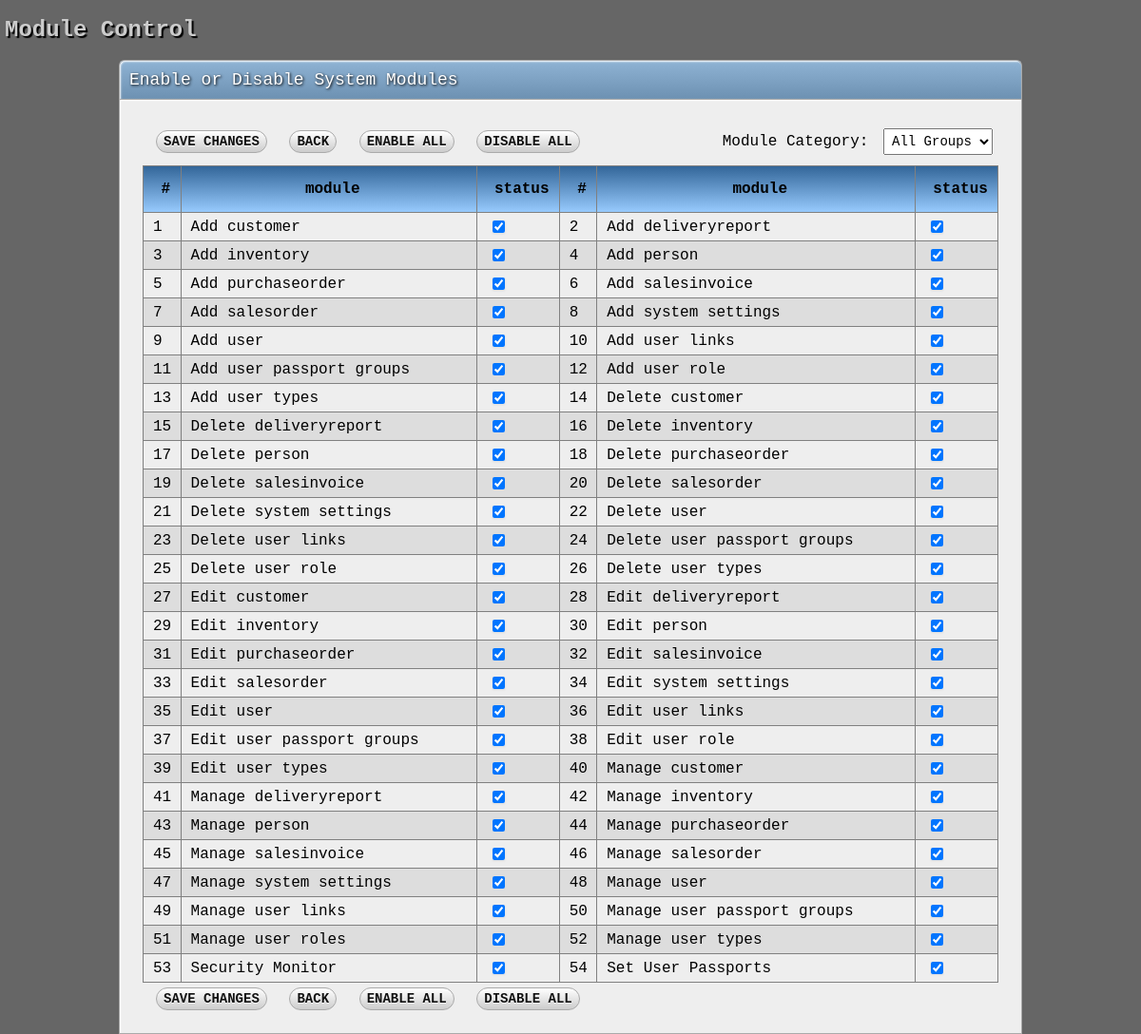
Page /htdocs/ITrack/sysadmin/module_control.php (signed in) on the committed database.
### tables this page shows
CREATE TABLE IF NOT EXISTS `user_links` (
  `link_id` int(11) NOT NULL AUTO_INCREMENT,
  `name` varchar(255) NOT NULL,
  `target` varchar(255) NOT NULL,
  `descriptive_title` varchar(255) NOT NULL,
  `description` text NOT NULL,
  `passport_group_id` int(11) NOT NULL,
  `show_in_tasklist` varchar(255) NOT NULL,
  `status` varchar(255) NOT NULL,
  `icon` varchar(255) NOT NULL,
  PRIMARY KEY (`link_id`)
);

### htdocs/ITrack/core/data_abstraction_class.php (called while the page is built, shortened)
<?php
class data_abstraction
{
    var $mysqli='';
    var $db_host='localhost';
    var $db_user='root';
    var $db_pass='';
    var $db_use='itrack';
    var $query='';
    var $connection_exists=FALSE;
    var $tables='';
    var $selected_fields='';
    var $values='';
    var $where_clause='';
    var $order_clause='';
    var $query_type='SELECT';
    function close_db()
    {
        if($this->mysqli)
        {
            $this->connection_exists = FALSE;
        }
    }
    function connect_db()
    {
        $this->mysqli = new mysqli($this->db_host,$this->db_user,$this->db_pass,$this->db_use);
        $this->connection_exists = TRUE;
        return $this->mysqli;
    }
    function execute_query($query='')
    {
        if($this->connection_exists == FALSE)
        {
            $this->mysqli = $this->connect_DB();
            $this->mysqli->real_query("SET NAMES 'utf8'");
        }
        $this->mysqli->real_query($this->query) or error_handler('Database error.',$this->mysqli->error);
        if($this->query_type == "SELECT")
        {
            $result = $this->mysqli->store_result();
            $this->num_rows = $result->num_rows;
            return $result;
        }
        elseif($this->query_type == "INSERT")
        {
            $this->auto_id = $this->mysqli->insert_id;
            $this->error = $this->mysqli->error;
        }
        else
        {
            $this->affected_rows = $this->mysqli->affected_rows;
        }
    }
    function make_query($execute=TRUE, $log=TRUE)
    {
        $this->query_type = strtoupper($this->query_type);
        $this->query = $this->query_type . ' ';
        switch($this->query_type)
        {
            case "SELECT":	$this->query .=  $this->selected_fields . ' FROM ' . $this->tables;
                            if($this->where_clause != '') $this->query .= ' WHERE ' . $this->where_clause;
                          	if($this->order_clause != '') $this->query .= ' ORDER BY ' . $this->order_clause;
                            break;
            case "INSERT":	$this->query .= 'INTO ' . $this->tables . '(' .  $this->selected_fields . ') VALUES(' . $this->values . ')';
                            break;
        }
        if($execute)
        {
            $result = $this->execute_query();
        }
        return $result;
    }
    function set_fields($new_fields)
    {
         $this->selected_fields = $new_fields;
    }
    function set_order($new_order_clause)
    {
        $this->order_clause = $new_order_clause;
    }
    function set_query_type($new_query_type)
    {
        $this->query_type = $new_query_type;
    }
    function set_table($new_table)
    {
        $this->tables = $new_table;
    }
    function set_values($new_values)
    {
        $this->values = $new_values;
    }
    function set_where($new_where_clause)
    {
        $this->where_clause = $new_where_clause;
    }
}
?>

### htdocs/ITrack/sysadmin/module_control.php (the view, shortened to what this page needs)
<?php
echo '<div class="container_mid_huge2">
    <fieldset class="top"> Enable or Disable System Modules</fieldset>
    <fieldset class="middle">
    <table class="input_form" width="900">';
echo '<tr><td>';
echo '</td><td align=right>'
?>
    Module Category: <select name="passportGroup" onChange="this.form.submit();">
    <?php
    echo '<option selected>All Groups</option>';
    ?>
    </select>
</td></tr>
<tr>
    <td colspan=2>
        <table border=1 width=900 class="listView">
        <tr class=listRowHead>
            <td>#</td><td>module</td><td>status</td>
            <td>#</td><td>module</td><td>status</td>
        </tr>
<?php
    $a=0;
    $data_con = new data_abstraction;
    $data_con->connect_db();
    $data_con->set_fields('a.link_id, a.descriptive_title as `title`, a.status, b.passport_group');
    $data_con->set_table('user_links a, user_passport_groups b');
    $data_con->set_where("a.passport_group_id = b.passport_group_id AND a.name!='Module Control' $filter");
    $data_con->set_order('a.descriptive_title');
    if($result = $data_con->make_query())
    {
        while($data = $result->fetch_assoc())
        {
            extract($data);
            if($a%4==0) $class='listRowEvenNoHighlight';
            else $class='listRowOddNoHighlight';
            echo "<tr class=$class><td>". ($a+1). "</td><td class=\"listCell\"><label style=\"display: block;\" for=\"checkfield[$link_id]\"> $title</label></td><td>";
            $checked='';
            if($status=="On")
            {
                $checked = 'checked';
            }
            echo "<input type=\"checkbox\" ID=\"checkfield[$link_id]\" name=\"module[]\" value=\"$link_id\" $checked></td>";
            $b=$a+1;
            if($b < $data_con->num_rows)
            {
                $data=$result->fetch_assoc();
                extract($data);
                echo "<td >". ($b+1). "</td><td class=\"listCell\"><label style=\"display: block;\" for=\"checkfield[$link_id]\"> $title</label></td><td>";
                $checked='';
                if($status=="On")
                {
                    $checked = 'checked';
                }
                echo "<input type=\"checkbox\" ID=\"checkfield[$link_id]\" name=\"module[]\" value=\"$link_id\" $checked></td>";
            }
            else
            {
                echo "<td >&nbsp;</td><td >&nbsp;</td><td >&nbsp;</td></tr>" . "\r\n";
            }
            $a+=2;
        }
    }
    else error_handler('Encountered an error while retrieving module list. ', $data_con->error);
?>
        </table>
    </td>
</tr>
<?php
echo '<tr><td>';
echo '</td></tr>';
echo '</table>';
echo '</div>';
?>

### htdocs/ITrack/css/cobalt.css (style rules this page uses)
* { padding: 0; margin: 0; }
body { background-color: #666666; font-family: "Calibri", "Courier New", monospace, sans, verdana; font-size: 16px; margin-right: 0px; margin-left: 0px; margin-top: 0px; margin-bottom: 0px; text-align: left; }
div.container_mid_huge2 { width: 950px; margin: 0 auto; overflow-x:auto; }
fieldset { border-radius: 4px; -moz-border-radius: 4px; -webkit-border-radius: 4px; background: #eee; }
fieldset.top { margin-top: 1em; border-radius: 6px 6px 0 0; -moz-border-radius: 6px 6px 0 0; -webkit-border-radius: 6px 6px 0 0; padding: 10px; border: #aaa solid 1px; border-bottom: none; background: #8fb3d4; background: -webkit-gradient(linear, left top, left bottom, from(#8fb3d4), to(#6d91b2)); background: -moz-linear-gradient(top, #8fb3d4, #6d91b2); background: -o-linear-gradient(top, #8fb3d4, #6d91b2); text-shadow: 1px 1px 3px #000; font-size: 18px; color: #ffffff; -moz-box-shadow: 1px 1px 2px #fff inset; -webkit-box-shadow: 1px 1px 2px #fff inset; box-shadow: 1px 1px 2px #fff inset; }
fieldset.middle { border-radius: 0 0 0 0; -moz-border-radius: 0 0 0 0; -webkit-border-radius: 0 0 0 0; padding: 5px; border: #aaa solid 1px; padding: 1.5em; background: #eee; -moz-box-shadow: 1px 1px 2px #fff inset; -webkit-box-shadow: 1px 1px 2px #fff inset; box-shadow: 1px 1px 2px #fff inset; }
input { font-size : 14px; font-family: "Calibri", "Courier New", monospace; }
input[type=checkbox] { border-radius:5px; -moz-border-radius:5px; -webkit-border-radius:5px; box-shadow:0 1px 2px #ddd; -moz-box-shadow:0 1px 2px #ddd; -webkit-box-shadow:0 1px 2px #ddd; border:1px solid #aaa; color:#000000; padding:4px; margin:6px; }
.listRowEvenNoHighlight { background-color: #eeeeee; }
.listRowHead { background-color: #336699; font-weight: bold; text-align: center; background: -webkit-gradient(linear, left top, left bottom, from(#336699), to(#99ccff)); background: -moz-linear-gradient(top, #336699, #5C85AD); background: -o-linear-gradient(top, #336699, #99ccff); }
.listRowOddNoHighlight { background-color: #dddddd; }
select { font-size: 14px; font-family: "Calibri", "Courier New", monospace; padding: 4px; margin: 6px; }
table { border-collapse: collapse; }
table.input_form td { vertical-align: middle; }
table.listView { margin-top: 5px; margin-bottom: 5px; }
table.listView td { padding: 2px; padding-left: 10px; }
table.listView tr[class=listRowHead] td { padding-top: 15px; padding-bottom: 15px; padding-left: 10px; }

### rows in the picture
user_links: a "1", descriptive_title "Add customer", b "2", user_links.descriptive_title "Add deliveryreport"
user_links: a "3", descriptive_title "Add inventory", b "4", user_links.descriptive_title "Add person"
user_links: a "5", descriptive_title "Add purchaseorder", b "6", user_links.descriptive_title "Add salesinvoice"
user_links: a "7", descriptive_title "Add salesorder", b "8", user_links.descriptive_title "Add system settings"
user_links: a "9", descriptive_title "Add user", b "10", user_links.descriptive_title "Add user links"
user_links: a "11", descriptive_title "Add user passport groups", b "12", user_links.descriptive_title "Add user role"
user_links: a "13", descriptive_title "Add user types", b "14", user_links.descriptive_title "Delete customer"
user_links: a "15", descriptive_title "Delete deliveryreport", b "16", user_links.descriptive_title "Delete inventory"
user_links: a "17", descriptive_title "Delete person", b "18", user_links.descriptive_title "Delete purchaseorder"
user_links: a "19", descriptive_title "Delete salesinvoice", b "20", user_links.descriptive_title "Delete salesorder"
user_links: a "21", descriptive_title "Delete system settings", b "22", user_links.descriptive_title "Delete user"
user_links: a "23", descriptive_title "Delete user links", b "24", user_links.descriptive_title "Delete user passport groups"
user_links: a "25", descriptive_title "Delete user role", b "26", user_links.descriptive_title "Delete user types"
user_links: a "27", descriptive_title "Edit customer", b "28", user_links.descriptive_title "Edit deliveryreport"
user_links: a "29", descriptive_title "Edit inventory", b "30", user_links.descriptive_title "Edit person"
user_links: a "31", descriptive_title "Edit purchaseorder", b "32", user_links.descriptive_title "Edit salesinvoice"
user_links: a "33", descriptive_title "Edit salesorder", b "34", user_links.descriptive_title "Edit system settings"
user_links: a "35", descriptive_title "Edit user", b "36", user_links.descriptive_title "Edit user links"
user_links: a "37", descriptive_title "Edit user passport groups", b "38", user_links.descriptive_title "Edit user role"
user_links: a "39", descriptive_title "Edit user types", b "40", user_links.descriptive_title "Manage customer"
user_links: a "41", descriptive_title "Manage deliveryreport", b "42", user_links.descriptive_title "Manage inventory"
user_links: a "43", descriptive_title "Manage person", b "44", user_links.descriptive_title "Manage purchaseorder"
user_links: a "45", descriptive_title "Manage salesinvoice", b "46", user_links.descriptive_title "Manage salesorder"
user_links: a "47", descriptive_title "Manage system settings", b "48", user_links.descriptive_title "Manage user"
user_links: a "49", descriptive_title "Manage user links", b "50", user_links.descriptive_title "Manage user passport groups"
user_links: a "51", descriptive_title "Manage user roles", b "52", user_links.descriptive_title "Manage user types"
user_links: a "53", descriptive_title "Security Monitor", b "54", user_links.descriptive_title "Set User Passports"

### other values in the picture
$title "Module Control"
